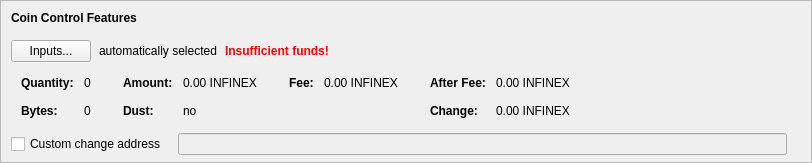
    <widget class="QFrame" name="frameCoinControl">
     <property name="sizePolicy">
      <sizepolicy hsizetype="Expanding" vsizetype="Expanding">
       <horstretch>0</horstretch>
       <verstretch>0</verstretch>
      </sizepolicy>
     </property>
     <property name="maximumSize">
      <size>
       <width>16777215</width>
       <height>16777215</height>
      </size>
     </property>
     <property name="frameShape">
      <enum>QFrame::StyledPanel</enum>
     </property>
     <property name="frameShadow">
      <enum>QFrame::Sunken</enum>
     </property>
     <layout class="QVBoxLayout" name="verticalLayoutCoinControl2">
      <property name="spacing">
       <number>0</number>
      </property>
      <property name="leftMargin">
       <number>0</number>
      </property>
      <property name="topMargin">
       <number>0</number>
      </property>
      <property name="rightMargin">
       <number>0</number>
      </property>
      <property name="bottomMargin">
       <number>6</number>
      </property>
      <item>
       <layout class="QVBoxLayout" name="verticalLayoutCoinControl" stretch="0,0,0,0,1">
        <property name="spacing">
         <number>0</number>
        </property>
        <property name="leftMargin">
         <number>10</number>
        </property>
        <property name="topMargin">
         <number>10</number>
        </property>
        <item>
         <layout class="QHBoxLayout" name="horizontalLayoutCoinControl1">
          <property name="bottomMargin">
           <number>15</number>
          </property>
          <item>
           <widget class="QLabel" name="labelCoinControlFeatures">
            <property name="sizePolicy">
             <sizepolicy hsizetype="Preferred" vsizetype="Maximum">
              <horstretch>0</horstretch>
              <verstretch>0</verstretch>
             </sizepolicy>
            </property>
            <property name="font">
             <font>
              <weight>75</weight>
              <bold>true</bold>
             </font>
            </property>
            <property name="styleSheet">
             <string notr="true">font-weight:bold;</string>
            </property>
            <property name="text">
             <string>Coin Control Features</string>
            </property>
           </widget>
          </item>
         </layout>
        </item>
        <item>
         <layout class="QHBoxLayout" name="horizontalLayoutCoinControl2" stretch="0,0,0,0">
          <property name="spacing">
           <number>8</number>
          </property>
          <property name="bottomMargin">
           <number>10</number>
          </property>
          <item>
           <widget class="QPushButton" name="pushButtonCoinControl">
            <property name="styleSheet">
             <string notr="true"/>
            </property>
            <property name="text">
             <string>Inputs...</string>
            </property>
            <property name="autoDefault">
             <bool>false</bool>
            </property>
           </widget>
          </item>
          <item>
           <widget class="QLabel" name="labelCoinControlAutomaticallySelected">
            <property name="text">
             <string>automatically selected</string>
            </property>
            <property name="margin">
             <number>5</number>
            </property>
           </widget>
          </item>
          <item>
           <widget class="QLabel" name="labelCoinControlInsuffFunds">
            <property name="font">
             <font>
              <weight>75</weight>
              <bold>true</bold>
             </font>
            </property>
            <property name="styleSheet">
             <string notr="true">color:red;font-weight:bold;</string>
            </property>
            <property name="text">
             <string>Insufficient funds!</string>
            </property>
            <property name="margin">
             <number>5</number>
            </property>
           </widget>
          </item>
          <item>
           <spacer name="horizontalSpacerCoinControl">
            <property name="orientation">
             <enum>Qt::Horizontal</enum>
            </property>
            <property name="sizeHint" stdset="0">
             <size>
              <width>40</width>
              <height>1</height>
             </size>
            </property>
           </spacer>
          </item>
         </layout>
        </item>
        <item>
         <widget class="QWidget" name="widgetCoinControl" native="true">
          <property name="sizePolicy">
           <sizepolicy hsizetype="Preferred" vsizetype="Preferred">
            <horstretch>0</horstretch>
            <verstretch>0</verstretch>
           </sizepolicy>
          </property>
          <property name="minimumSize">
           <size>
            <width>0</width>
            <height>0</height>
           </size>
          </property>
          <property name="styleSheet">
           <string notr="true"/>
          </property>
          <layout class="QHBoxLayout" name="horizontalLayoutCoinControl5">
           <property name="leftMargin">
            <number>0</number>
           </property>
           <property name="topMargin">
            <number>0</number>
           </property>
           <property name="rightMargin">
            <number>0</number>
           </property>
           <property name="bottomMargin">
            <number>0</number>
           </property>
           <item>
            <layout class="QHBoxLayout" name="horizontalLayoutCoinControl3" stretch="0,0,0,1">
             <property name="spacing">
              <number>20</number>
             </property>
             <property name="topMargin">
              <number>0</number>
             </property>
             <property name="bottomMargin">
              <number>10</number>
             </property>
             <item>
              <layout class="QFormLayout" name="formLayoutCoinControl1">
               <property name="horizontalSpacing">
                <number>10</number>
               </property>
               <property name="verticalSpacing">
                <number>14</number>
               </property>
               <property name="leftMargin">
                <number>10</number>
               </property>
               <property name="topMargin">
                <number>4</number>
               </property>
               <property name="rightMargin">
                <number>6</number>
               </property>
               <item row="0" column="0">
                <widget class="QLabel" name="labelCoinControlQuantityText">
                 <property name="font">
                  <font>
                   <weight>75</weight>
                   <bold>true</bold>
                  </font>
                 </property>
                 <property name="text">
                  <string>Quantity:</string>
                 </property>
                 <property name="margin">
                  <number>0</number>
                 </property>
                </widget>
               </item>
               <item row="0" column="1">
                <widget class="QLabel" name="labelCoinControlQuantity">
                 <property name="cursor">
                  <cursorShape>IBeamCursor</cursorShape>
                 </property>
                 <property name="contextMenuPolicy">
                  <enum>Qt::ActionsContextMenu</enum>
                 </property>
                 <property name="text">
                  <string notr="true">0</string>
                 </property>
                 <property name="margin">
                  <number>0</number>
                 </property>
                 <property name="textInteractionFlags">
                  <set>Qt::LinksAccessibleByMouse|Qt::TextSelectableByKeyboard|Qt::TextSelectableByMouse</set>
                 </property>
                </widget>
               </item>
               <item row="1" column="0">
                <widget class="QLabel" name="labelCoinControlBytesText">
                 <property name="font">
                  <font>
                   <weight>75</weight>
                   <bold>true</bold>
                  </font>
                 </property>
                 <property name="text">
                  <string>Bytes:</string>
                 </property>
                </widget>
               </item>
               <item row="1" column="1">
                <widget class="QLabel" name="labelCoinControlBytes">
                 <property name="cursor">
                  <cursorShape>IBeamCursor</cursorShape>
                 </property>
                 <property name="contextMenuPolicy">
                  <enum>Qt::ActionsContextMenu</enum>
                 </property>
                 <property name="text">
                  <string notr="true">0</string>
                 </property>
                 <property name="textInteractionFlags">
                  <set>Qt::LinksAccessibleByMouse|Qt::TextSelectableByKeyboard|Qt::TextSelectableByMouse</set>
                 </property>
                </widget>
               </item>
              </layout>
             </item>
             <item>
              <layout class="QFormLayout" name="formLayoutCoinControl2">
               <property name="horizontalSpacing">
                <number>10</number>
               </property>
               <property name="verticalSpacing">
                <number>14</number>
               </property>
               <property name="leftMargin">
                <number>6</number>
               </property>
               <property name="topMargin">
                <number>4</number>
               </property>
               <property name="rightMargin">
                <number>6</number>
               </property>
               <item row="0" column="0">
                <widget class="QLabel" name="labelCoinControlAmountText">
                 <property name="font">
                  <font>
                   <weight>75</weight>
                   <bold>true</bold>
                  </font>
                 </property>
                 <property name="text">
                  <string>Amount:</string>
                 </property>
                 <property name="margin">
                  <number>0</number>
                 </property>
                </widget>
               </item>
               <item row="0" column="1">
                <widget class="QLabel" name="labelCoinControlAmount">
                 <property name="cursor">
                  <cursorShape>IBeamCursor</cursorShape>
                 </property>
                 <property name="contextMenuPolicy">
                  <enum>Qt::ActionsContextMenu</enum>
                 </property>
                 <property name="text">
                  <string notr="true">0.00 INFINEX</string>
                 </property>
                 <property name="textInteractionFlags">
                  <set>Qt::LinksAccessibleByMouse|Qt::TextSelectableByKeyboard|Qt::TextSelectableByMouse</set>
                 </property>
                </widget>
               </item>
               <item row="1" column="0">
                <widget class="QLabel" name="labelCoinControlLowOutputText">
                 <property name="font">
                  <font>
                   <weight>75</weight>
                   <bold>true</bold>
                  </font>
                 </property>
                 <property name="text">
                  <string>Dust:</string>
                 </property>
                </widget>
               </item>
               <item row="1" column="1">
                <widget class="QLabel" name="labelCoinControlLowOutput">
                 <property name="cursor">
                  <cursorShape>IBeamCursor</cursorShape>
                 </property>
                 <property name="contextMenuPolicy">
                  <enum>Qt::ActionsContextMenu</enum>
                 </property>
                 <property name="text">
                  <string notr="true">no</string>
                 </property>
                 <property name="textInteractionFlags">
                  <set>Qt::LinksAccessibleByMouse|Qt::TextSelectableByKeyboard|Qt::TextSelectableByMouse</set>
                 </property>
                </widget>
               </item>
              </layout>
             </item>
             <item>
              <layout class="QFormLayout" name="formLayoutCoinControl3">
               <property name="horizontalSpacing">
                <number>10</number>
               </property>
               <property name="verticalSpacing">
                <number>14</number>
               </property>
               <property name="leftMargin">
                <number>6</number>
               </property>
               <property name="topMargin">
                <number>4</number>
               </property>
               <property name="rightMargin">
                <number>6</number>
               </property>
               <item row="0" column="0">
                <widget class="QLabel" name="labelCoinControlFeeText">
                 <property name="font">
                  <font>
                   <weight>75</weight>
                   <bold>true</bold>
                  </font>
                 </property>
                 <property name="text">
                  <string>Fee:</string>
                 </property>
                 <property name="margin">
                  <number>0</number>
                 </property>
                </widget>
               </item>
               <item row="0" column="1">
                <widget class="QLabel" name="labelCoinControlFee">
                 <property name="cursor">
                  <cursorShape>IBeamCursor</cursorShape>
                 </property>
                 <property name="contextMenuPolicy">
                  <enum>Qt::ActionsContextMenu</enum>
                 </property>
                 <property name="text">
                  <string notr="true">0.00 INFINEX</string>
                 </property>
                 <property name="textInteractionFlags">
                  <set>Qt::LinksAccessibleByMouse|Qt::TextSelectableByKeyboard|Qt::TextSelectableByMouse</set>
                 </property>
                </widget>
               </item>
             </layout>
             </item>
             <item>
              <layout class="QFormLayout" name="formLayoutCoinControl4">
               <property name="horizontalSpacing">
                <number>10</number>
               </property>
               <property name="verticalSpacing">
                <number>14</number>
               </property>
               <property name="leftMargin">
                <number>6</number>
               </property>
               <property name="topMargin">
                <number>4</number>
               </property>
               <property name="rightMargin">
                <number>6</number>
               </property>
               <item row="0" column="0">
                <widget class="QLabel" name="labelCoinControlAfterFeeText">
                 <property name="font">
                  <font>
                   <weight>75</weight>
                   <bold>true</bold>
                  </font>
                 </property>
                 <property name="text">
                  <string>After Fee:</string>
                 </property>
                 <property name="margin">
                  <number>0</number>
                 </property>
                </widget>
               </item>
               <item row="0" column="1">
                <widget class="QLabel" name="labelCoinControlAfterFee">
                 <property name="cursor">
                  <cursorShape>IBeamCursor</cursorShape>
                 </property>
                 <property name="contextMenuPolicy">
                  <enum>Qt::ActionsContextMenu</enum>
                 </property>
                 <property name="text">
                  <string notr="true">0.00 INFINEX</string>
                 </property>
                 <property name="textInteractionFlags">
                  <set>Qt::LinksAccessibleByMouse|Qt::TextSelectableByKeyboard|Qt::TextSelectableByMouse</set>
                 </property>
                </widget>
               </item>
               <item row="1" column="0">
                <widget class="QLabel" name="labelCoinControlChangeText">
                 <property name="font">
                  <font>
                   <weight>75</weight>
                   <bold>true</bold>
                  </font>
                 </property>
                 <property name="text">
                  <string>Change:</string>
                 </property>
                </widget>
               </item>
               <item row="1" column="1">
                <widget class="QLabel" name="labelCoinControlChange">
                 <property name="cursor">
                  <cursorShape>IBeamCursor</cursorShape>
                 </property>
                 <property name="contextMenuPolicy">
                  <enum>Qt::ActionsContextMenu</enum>
                 </property>
                 <property name="text">
                  <string notr="true">0.00 INFINEX</string>
                 </property>
                 <property name="textInteractionFlags">
                  <set>Qt::LinksAccessibleByMouse|Qt::TextSelectableByKeyboard|Qt::TextSelectableByMouse</set>
                 </property>
                </widget>
               </item>
              </layout>
             </item>
            </layout>
           </item>
          </layout>
         </widget>
        </item>
        <item>
         <layout class="QHBoxLayout" name="horizontalLayoutCoinControl4" stretch="0,0,0">
          <property name="spacing">
           <number>12</number>
          </property>
          <property name="sizeConstraint">
           <enum>QLayout::SetDefaultConstraint</enum>
          </property>
          <property name="topMargin">
           <number>5</number>
          </property>
          <property name="rightMargin">
           <number>5</number>
          </property>
          <item>
           <widget class="QCheckBox" name="checkBoxCoinControlChange">
            <property name="toolTip">
             <string>If this is activated, but the change address is empty or invalid, change will be sent to a newly generated address.</string>
            </property>
            <property name="text">
             <string>Custom change address</string>
            </property>
           </widget>
          </item>
          <item>
           <widget class="QValidatedLineEdit" name="lineEditCoinControlChange">
            <property name="enabled">
             <bool>false</bool>
            </property>
            <property name="sizePolicy">
             <sizepolicy hsizetype="Expanding" vsizetype="Fixed">
              <horstretch>0</horstretch>
              <verstretch>0</verstretch>
             </sizepolicy>
            </property>
           </widget>
          </item>
          <item>
           <widget class="QLabel" name="labelCoinControlChangeLabel">
            <property name="sizePolicy">
             <sizepolicy hsizetype="Preferred" vsizetype="Expanding">
              <horstretch>0</horstretch>
              <verstretch>0</verstretch>
             </sizepolicy>
            </property>
            <property name="minimumSize">
             <size>
              <width>0</width>
              <height>0</height>
             </size>
            </property>
            <property name="text">
             <string/>
            </property>
            <property name="margin">
             <number>3</number>
            </property>
           </widget>
          </item>
         </layout>
        </item>
        <item>
         <spacer name="verticalSpacerCoinControl">
          <property name="orientation">
           <enum>Qt::Vertical</enum>
          </property>
          <property name="sizeHint" stdset="0">
           <size>
            <width>800</width>
            <height>1</height>
           </size>
          </property>
         </spacer>
        </item>
       </layout>
      </item>
     </layout>
    </widget>
